Frame 1 (no input): blank canvas, image omitted
Frame 60 (no input): blank canvas, image omitted
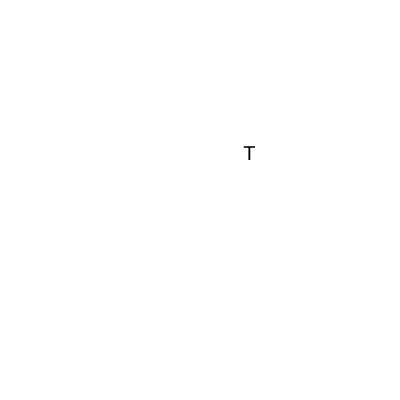
Frame 120 (the mouse pressed at the canvas centre since frame 60)

The p5.js sketch whose frames 1 and 60 were blank and that drew this single picture after the mouse press (run headless with seeded random() and noise() and a simulated clock; from frame 60 on, the mouse is pressed at the canvas centre):

// p5.js sketch
// ── sketch.js
let floatingTexts = [];

function setup() {
  createCanvas(400, 400);
  textSize(20);
}

function draw() {
  background(255);

  for (let i = floatingTexts.length - 1; i >= 0; i--) {
    floatingTexts[i].display();
    floatingTexts[i].move();

    // 화면 밖으로 벗어나면 배열에서 제거
    if (
      floatingTexts[i].x < 0 ||
      floatingTexts[i].x > width ||
      floatingTexts[i].y < 0 ||
      floatingTexts[i].y > height
    ) {
      floatingTexts.splice(i, 1);
    }
  }

  // 랜덤한 시간 간격으로 새로운 글자 생성
  if (frameCount % 60 === 0) {
    let newText = new FloatingText(
      random(width),
      random(height),
      getRandomChar()
    );
    floatingTexts.push(newText);
  }
}

function getRandomChar() {
  // 무작위로 알파벳 대문자 선택
  let charCode = int(random(65, 91));
  return String.fromCharCode(charCode);
}

class FloatingText {
  constructor(x, y, content) {
    this.x = x;
    this.y = y;
    this.content = content;
    this.speedX = random(-2, 2);
    this.speedY = random(-2, 2);
  }

  display() {
    fill(0);
    textAlign(CENTER, CENTER);
    text(this.content, this.x, this.y);
  }

  move() {
    this.x += this.speedX;
    this.y += this.speedY;
  }
}

// ── Tile.js
class Tile {
  constructor(x, y, w, h, isMine) {
    this.pos = { x: x, y: y };
    this.size = { w: w, h: h };
    this.isMine = isMine;
  }

  display() {
    fill('gray');
    if (this.revealed) {
      if (this.isMine) {
        fill('red');
      } else {
        fill('white');
      }
    }
    rect(this.pos.x, this.pos.y, this.size.w, this.size.h);

    if (this.revealed) {
      if (this.isMine) {
        fill('black');
        const centerX = this.pos.x + this.size.w / 2;
        const centerY = this.pos.y + this.size.h / 2;
        const starSize = min(this.size.w, this.size.h) * 0.8;
        drawStar(centerX, centerY, 15, starSize / 2, starSize / 4);
      }
    }
  }

  toggleState(x, y) {
    if (
      x >= this.pos.x &&
      x <= this.pos.x + this.size.w &&
      y >= this.pos.y &&
      y <= this.pos.y + this.size.h
    ) {
      this.revealed = true;
      return true;
    }
    return false;
  }
}

function drawStar(x, y, numPoints, outerRadius, innerRadius) {
  const angleIncrement = TWO_PI / numPoints;
  let angle = -PI / 2;
  beginShape();
  for (let i = 0; i < numPoints * 2; i++) {
    const radius = i % 2 === 0 ? outerRadius : innerRadius;
    const starX = x + cos(angle) * radius;
    const starY = y + sin(angle) * radius;
    vertex(starX, starY);
    angle += angleIncrement;
  }
  endShape(CLOSE);
}
